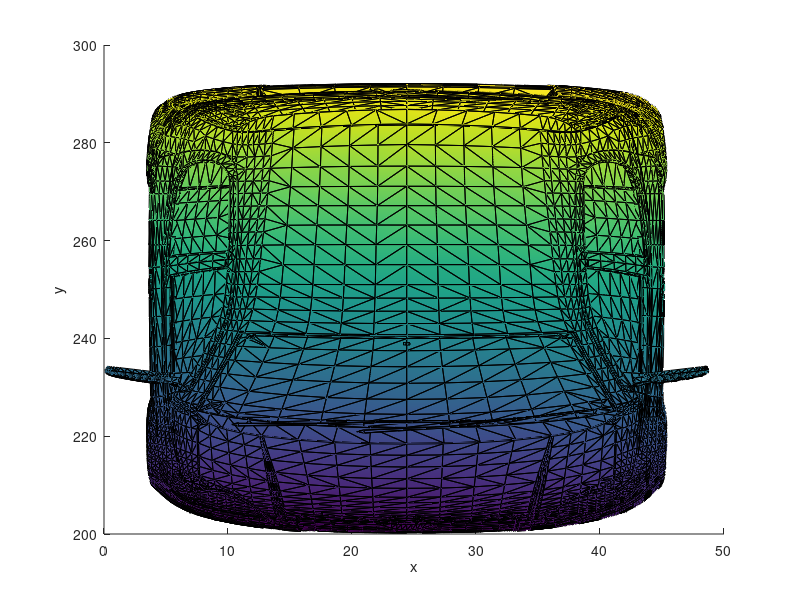

Write MATLAB code to recreate this figure. (Note: this script raises an error after producing the figure.)
load('mesh')

vertices = mesh.vertices';
vertices(2,:) = vertices(2,:)+200;

camera = [0 0 0];
d_from_camera = sqrt(sum((vertices - repmat(camera',1,size(vertices,2))).^2,1));

figure
patch('faces',mesh.faces,'vertices', vertices','facevertexcdata',d_from_camera', 'FaceColor','interp');
% hold on;
% scatter3(camera(1), camera(2), camera(3));
% 
% ax=gca;
% ax.CameraPosition = camera;
% ax.CameraUpVector = [0 1 0];
% ax.CameraTarget = [1; 0; 0];
xlabel('x'); ylabel('y')
% ax.CameraUpVector = [0 1 0];
camproj('perspective')
% set(gca, 'CameraViewAngle', 0)
campos([35 0 50]);
camtarget([35 10 50])
camup([0 0 1]);